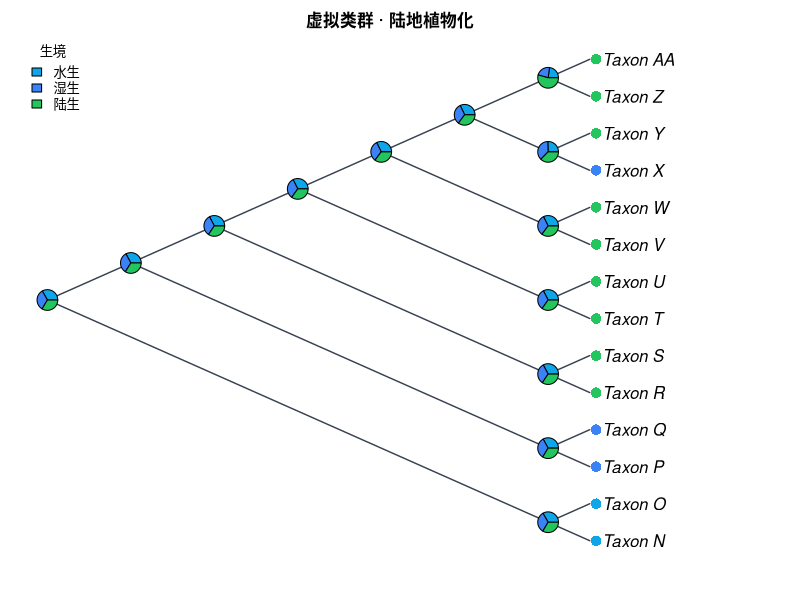

Write the R code that produced this figure.
#!/usr/bin/env Rscript
# CladeForge reproducible-analysis script
# Project : 虚拟类群 · 陆地植物化
# Format  : CladeForge project v0.2.0
# Software: CladeForge 0.2.0 (this header is the provenance stamp a
#           reproducibility checklist asks for: software version, generation
#           time and the analysis parameters are printed beside the numbers)
# Generated: 2026-11-01T09:41:59.459Z
#
# PARAMETER SUMMARY (what the app used):
#   * parsimony: tie-break = parent-state first, then tip frequency, then
#     declaration order; the reported single path is ONE of possibly many
#     equally parsimonious reconstructions.
#   * Mk: rate ${asrRateNote}; display threshold applied post hoc; the
#     posterior is marginal (per-node), NOT joint.
#   * The R implementation below computes the likelihood in ORDINARY space
#     while the app runs in log-space: values agree to floating-point noise on
#     modest trees but can drift on very large or very unbalanced ones.
#   * Node ancestral states asserted by the user in CladeForge are IGNORED by
#     the parsimony baseline (independent reference by design); the R script
#     reproduces that baseline, not the user's hypotheses.
#
# What this script reproduces, and what it does not:
#   REPRODUCED (same algorithms as the application):
#     * Sankoff parsimony with the project's step matrix (advisory baseline);
#     * equal-rates Mk ancestral-state reconstruction (pruning + up-pass), i.e.
#       the posterior probabilities the app reports.
#   APPROXIMATED:
#     * a PDF figure drawn from the same data — character-coloured tips,
#       posterior pies, legend — in the project's cladogram layout
#       (equal branch spacing, like the CladeForge cladogram (branch lengths ignored)). It is NOT a pixel copy of the on-screen figure: manual
#       node positions, collapsed clades, custom reticulation edges, era bands
#       and the interactive ladderising order are GUI state that ape does not
#       consume. The topology, tip labels, states and posteriors are identical;
#       the geometry is a same-data rendering.
#   Branch lengths: present, used as given.
# Run with: Rscript this_file.R   (install.packages("ape") if needed)

library(ape)

# The tree is assembled from vectors rather than parsed from Newick, so every
# label survives byte-exact even where ape's own reader would mangle it.
tree <- structure(
  list(
    edge = matrix(c(15, 16, 15, 17, 16, 1, 16, 2, 17, 18, 17, 19, 18, 3, 18, 4, 19, 20, 19, 21, 20, 5, 20, 6, 21, 22, 21, 23, 22, 7, 22, 8, 23, 24, 23, 25, 24, 9, 24, 10, 25, 26, 25, 27, 26, 11, 26, 12, 27, 13, 27, 14), ncol = 2, byrow = TRUE),
    edge.length = c(20, 50, 500, 500, 20, 40, 450, 450, 20, 30, 410, 410, 20, 30, 380, 380, 20, 30, 350, 350, 200, 210, 140, 140, 130, 130),
    Nnode = 13L,
    tip.label = c("Taxon_N", "Taxon_O", "Taxon_P", "Taxon_Q", "Taxon_R", "Taxon_S", "Taxon_T", "Taxon_U", "Taxon_V", "Taxon_W", "Taxon_X", "Taxon_Y", "Taxon_Z", "Taxon_AA"),
    node.label = c("Taxon_A", "Taxon_B", "Taxon_C", "Taxon_D", "Taxon_E", "Taxon_F", "Taxon_G", "Taxon_H", "Taxon_I", "Taxon_J", "Taxon_K", "Taxon_L", "Taxon_M")
  ),
  class = "phylo"
)

# Branch lengths, with an explicit unit-length fallback: a cladogram-only project
# serialises no lengths at all, and 1 / mean(NULL) would poison every
# transition probability below.
bl <- tree$edge.length
if (is.null(bl) || !any(is.finite(bl) & bl > 0)) {
  bl <- rep(1, nrow(tree$edge))
  cat("NOTE: the tree carries no usable branch lengths; Mk probabilities and the\n")
  cat("      figure use unit (equal) branch lengths, i.e. topology-only inference.\n\n")
}

# Equal-rates Mk rate: one expected substitution per mean branch, so the
# transition probabilities are invariant to the tree's absolute scale. Every
# length above is already resolved the way the application resolves it (a
# recorded 0 is a real zero; unset / negative / non-finite became 1), so the mean
# runs over ALL of them — filtering here would drop zero-length and unmeasured
# edges from the average and make this script reconstruct at a different rate
# than the application reports. Deriving it from the fallback-protected bl
# above is what keeps the rate finite for a cladogram-only project.
rate <- 1 / mean(bl)


characters <- list(
  list(
    name = "生境",
    type = "discrete",
    states = c("水生", "湿生", "陆生"),
    colors = c("#0ea5e9", "#3b82f6", "#22c55e"),
    cost = NULL,
    tips = c("Taxon_N" = "水生", "Taxon_O" = "水生", "Taxon_P" = "湿生", "Taxon_Q" = "湿生", "Taxon_R" = "陆生", "Taxon_S" = "陆生", "Taxon_T" = "陆生", "Taxon_U" = "陆生", "Taxon_V" = "陆生", "Taxon_W" = "陆生", "Taxon_X" = "湿生", "Taxon_Y" = "陆生", "Taxon_Z" = "陆生", "Taxon_AA" = "陆生")
  ),
  list(
    name = "维管组织",
    type = "discrete",
    states = c("无", "有"),
    colors = c("#9ca3af", "#7c3aed"),
    cost = NULL,
    tips = c("Taxon_N" = "无", "Taxon_O" = "无", "Taxon_P" = "无", "Taxon_Q" = "无", "Taxon_R" = "有", "Taxon_S" = "有", "Taxon_T" = "有", "Taxon_U" = "有", "Taxon_V" = "有", "Taxon_W" = "有", "Taxon_X" = "有", "Taxon_Y" = "有", "Taxon_Z" = "有", "Taxon_AA" = "有")
  ),
  list(
    name = "种子",
    type = "discrete",
    states = c("无（孢子繁殖）", "有"),
    colors = c("#9ca3af", "#dc2626"),
    cost = NULL,
    tips = c("Taxon_N" = "无（孢子繁殖）", "Taxon_O" = "无（孢子繁殖）", "Taxon_P" = "无（孢子繁殖）", "Taxon_Q" = "无（孢子繁殖）", "Taxon_R" = "无（孢子繁殖）", "Taxon_S" = "无（孢子繁殖）", "Taxon_T" = "无（孢子繁殖）", "Taxon_U" = "无（孢子繁殖）", "Taxon_V" = "有", "Taxon_W" = "有", "Taxon_X" = "有", "Taxon_Y" = "有", "Taxon_Z" = "有", "Taxon_AA" = "有")
  )
)

# --- helpers ----------------------------------------------------------------

## Equal-rates (ER) Mk transition matrix P(t): the same closed form used by
## CladeForge's inference assistant. The rate is scaled by the mean branch
## length so probabilities are invariant to the tree's absolute scale.
p_er <- function(t, k, rate) {
  e <- exp(-k * rate * t)
  P <- matrix(1 / k, k, k) - (1 / k) * e
  diag(P) <- 1 / k + ((k - 1) / k) * e
  P
}

## Sankoff parsimony down/up pass. 'cost' is k x k; tips absent from tip_states
## are treated as missing data.
sankoff <- function(tree, tip_states, states, cost) {
  ntip <- length(tree$tip.label)
  k <- length(states)
  sidx <- setNames(seq_len(k), states)
  x <- sidx[tip_states[tree$tip.label]]
  parent <- tree$edge[, 1]
  child <- tree$edge[, 2]
  kids <- split(child, parent)
  root <- setdiff(unique(parent), unique(child))
  g <- matrix(0, nrow = ntip + tree$Nnode, ncol = k)
  rownames(g) <- as.character(seq_len(ntip + tree$Nnode))
  ## Down-pass: internal node indices decrease from root, so descending order
  ## visits children before parents.
  for (v in sort(as.integer(names(kids)), decreasing = TRUE)) {
    for (i in seq_len(k)) {
      total <- 0
      for (ch in kids[[as.character(v)]]) {
        if (ch <= ntip) {
          xi <- x[[ch]]
          if (is.na(xi)) next
          total <- total + min(cost[i, ] + ifelse(seq_len(k) == xi, 0, Inf))
        } else {
          total <- total + min(cost[i, ] + g[as.character(ch), ])
        }
      }
      g[as.character(v), i] <- total
    }
  }
  ## Up-pass: assign each node a state minimising cost given its parent.
  node_state <- integer(ntip + tree$Nnode)
  walk <- function(v, parent_state) {
    base <- if (parent_state == 0L) rep(0, k) else cost[parent_state, ]
    scores <- base + g[as.character(v), ]
    best <- which.min(scores)
    node_state[v] <<- best
    for (ch in kids[[as.character(v)]]) {
      if (ch > ntip) walk(ch, best)
    }
  }
  walk(root, 0L)
  list(cost = min(g[as.character(root), ]),
       states = node_state, k = k)
}

## Equal-rates Mk marginal ancestral reconstruction: Felsenstein pruning
## (down-pass) + parent/sibling up-pass, normal space. Uses the script-level
## 'bl' (which already falls back to unit lengths when the tree has none) and the
## script-level 'rate' (= 1 / mean usable branch length); both are bound before
## this function is ever called. For very large or very unbalanced trees prefer
## log-space implementations (phangorn::ace, phytools).
mk_asr <- function(tree, tip_states, states) {
  ntip <- length(tree$tip.label)
  k <- length(states)
  sidx <- setNames(seq_len(k), states)
  x <- sidx[tip_states[tree$tip.label]]
  parent <- tree$edge[, 1]
  child <- tree$edge[, 2]
  kids <- split(seq_along(child), parent)  # edge-row indices per parent
  root <- setdiff(unique(parent), unique(child))
  L <- matrix(1, nrow = ntip + tree$Nnode, ncol = k)
  rownames(L) <- as.character(seq_len(ntip + tree$Nnode))
  for (v in sort(as.integer(names(kids)), decreasing = TRUE)) {
    rows <- kids[[as.character(v)]]
    vec <- rep(1, k)
    for (r in rows) {
      ch <- child[r]
      m <- if (ch <= ntip) {
        xi <- x[[ch]]
        if (is.na(xi)) rep(1, k) else as.numeric(seq_len(k) == xi)
      } else L[as.character(ch), ]
      vec <- vec * (p_er(bl[r], k, rate) %*% m)
    }
    s <- sum(vec)
    L[as.character(v), ] <- if (s > 0) vec / s else rep(1 / k, k)
  }
  G <- matrix(1 / k, nrow = ntip + tree$Nnode, ncol = k)
  rownames(G) <- rownames(L)
  for (v in sort(as.integer(names(kids)))) {
    rows <- kids[[as.character(v)]]
    for (r in rows) {
      ch <- child[r]
      if (ch <= ntip) next
      sib_msg <- rep(1, k)
      for (r2 in rows) {
        ch2 <- child[r2]
        if (ch2 == ch) next
        m2 <- if (ch2 <= ntip) {
          xi <- x[[ch2]]
          if (is.na(xi)) rep(1, k) else as.numeric(seq_len(k) == xi)
        } else L[as.character(ch2), ]
        sib_msg <- sib_msg * (p_er(bl[r2], k, rate) %*% m2)
      }
      G[as.character(ch), ] <- p_er(bl[r], k, rate) %*% (G[as.character(v), ] * sib_msg)
      G[as.character(ch), ] <- G[as.character(ch), ] / sum(G[as.character(ch), ])
    }
  }
  post <- L * G
  post <- post / rowSums(post)
  list(posterior = post)
}

# --- analysis ---------------------------------------------------------------

cat("CladeForge reproducible analysis\n")
cat("Tree:", Ntip(tree), "tips,", tree$Nnode, "internal nodes\n\n")

internal_nodes <- (length(tree$tip.label) + 1):(length(tree$tip.label) + tree$Nnode)

for (ch in characters) {
  cat("== Character:", ch$name, "==\n")
  if (ch$type != "discrete" || length(ch$states) < 2) {
    cat("   continuous or single-state: exported as data only\n\n")
    next
  }
  scored <- ch$tips[names(ch$tips) %in% tree$tip.label]
  cost <- ch$cost
  if (is.null(cost)) {
    k <- length(ch$states)
    cost <- matrix(1, k, k); diag(cost) <- 0
  }
  sp <- sankoff(tree, scored, ch$states, cost)
  cat(sprintf("   Sankoff minimum cost: %g (step-matrix units)\n", sp$cost))
  asr <- mk_asr(tree, scored, ch$states)
  cat("   Mk posterior at each internal node (states:",
      paste(ch$states, collapse = " / "), ")\n")
  print(round(asr$posterior[as.character(internal_nodes), , drop = FALSE], 3))
  cat("\n")
}

# --- figure -----------------------------------------------------------------
# A same-data rendering of the GUI figure: character-coloured tips (first
# discrete character) + posterior pies at internal nodes + auto legend, in the
# layout the project is displayed as. Manual positions / collapsed clades /
# custom edges / era bands are GUI-only and are not reproduced here.

discrete <- Filter(function(ch) ch$type == "discrete" && length(ch$states) >= 2, characters)

# cairo_pdf renders unicode labels reliably; use pdf() if cairo is unavailable.
cairo_pdf("cladeforge_reconstruction.pdf", width = 9, height = 7)
par(mar = c(2, 1, 2, 2), xpd = NA)
cat("Figure layout: type = cladogram, use.edge.length = FALSE",
    "(equal branch spacing, like the CladeForge cladogram (branch lengths ignored))\n")
plot(tree, type = "cladogram", use.edge.length = FALSE,
     show.tip.label = TRUE,
     label.offset = 0.3,
     edge.color = "#374151", edge.width = 1.4)
title(main = "虚拟类群 · 陆地植物化", cex.main = 1.0)

if (length(discrete) > 0) {
  main <- discrete[[1]]
  scored <- main$tips[names(main$tips) %in% tree$tip.label]
  k <- length(main$states)
  cost <- main$cost
  if (is.null(cost)) { cost <- matrix(1, k, k); diag(cost) <- 0 }

  tip_col <- rep("#6b7280", Ntip(tree))
  names(tip_col) <- tree$tip.label
  for (lab in names(scored)) tip_col[[lab]] <- main$colors[[match(scored[[lab]], main$states)]]
  tiplabels(pch = 16, col = tip_col, cex = 1.4, offset = 0.15)

  asr <- mk_asr(tree, scored, main$states)
  nodelabels(node = internal_nodes, pie = asr$posterior[as.character(internal_nodes), , drop = FALSE],
             piecol = main$colors, cex = 0.7)
  legend("topleft", legend = main$states, fill = main$colors,
         title = main$name, bty = "n", cex = 0.8)
}

dev.off()

cat("Wrote cladeforge_reconstruction.pdf\n")
